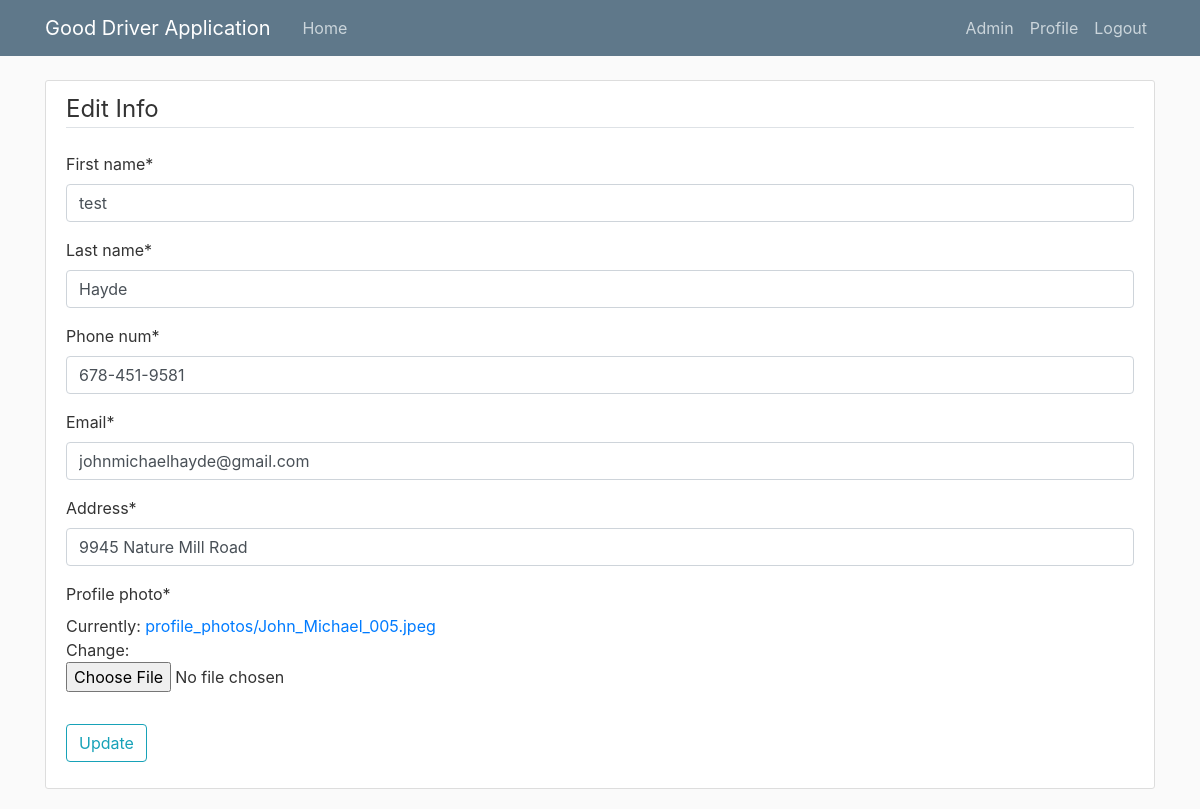
The app's page /edit_info/ (signed in) with its own data.
### users/models.py (models this page shows)
class Driver(models.Model):
	username = models.CharField(max_length=30)
	password = models.CharField(max_length=30)
	first_name = models.CharField(max_length=20)
	last_name = models.CharField(max_length=30)
	phone_num = models.CharField(max_length=15)
	email = models.CharField(max_length=30)
	address = models.CharField(max_length=50)
	points = models.IntegerField(default=0)
	sponsor = models.CharField(max_length=50, default = "")
	profile_photo = ResizedImageField(quality=50, default='default.jpg', upload_to='profile_photos')

### users/views.py (the view)
# urls.py: path('edit_info/', user_views.update_driver_info, name="update-info"),
def update_driver_info(request):
	if request.method == 'POST':
		driver = Driver.objects.get(username=request.user.username)
		driver_form = DriverUpdateFrom(request.POST, request.FILES, instance=driver)
		if driver_form.is_valid():
			driver_form.save()
			UserEditInfo.objects.create(username=driver.username, date = "Today", time = "")
			messages.success(request, f'Your account has been updated')
			return redirect('driver-home')
	else:
		driver = Driver.objects.get(username=request.user.username)
		driver_form = DriverUpdateFrom(instance=driver)
	context = {
		'driver_form' : driver_form
	}
	return render(request, 'users/edit_info.html', context)

### users/forms.py
class DriverUpdateFrom(forms.ModelForm):
	model = Driver
	class Meta:
		model = Driver
		fields = ['first_name', 'last_name', 'phone_num', 'email', 'address', 'profile_photo']

### users/templates/users/edit_info.html (shortened to what this page needs)
{% extends "portal/base.html" %}
{% load crispy_forms_tags %}
{% block content %}
	<div class="content-section">
		<form enctype="multipart/form-data" method="POST">
			<fieldset class="form-group">
				<legend class="border-bottom mb-4">Edit Info</legend>
				{{ driver_form|crispy }}
			</fieldset>
			<div class="form-group">
				<button class="btn btn-outline-info" type="submit" name="button">Update</button>
			</div>
		</form>
	</div>
{% endblock content%}

### portal/static/portal/main.css (style rules this page uses)
body { background: #fafafa; color: #333333; margin-top: 5rem; }
.content-section { background: #ffffff; padding: 10px 20px; border: 1px solid #dddddd; border-radius: 3px; margin-bottom: 20px; }

### records on screen
Driver: first_name "test", last_name "Hayde", phone_num "678-451-9581", email "johnmichaelhayde@gmail.com", address "9945 Nature Mill Road"
